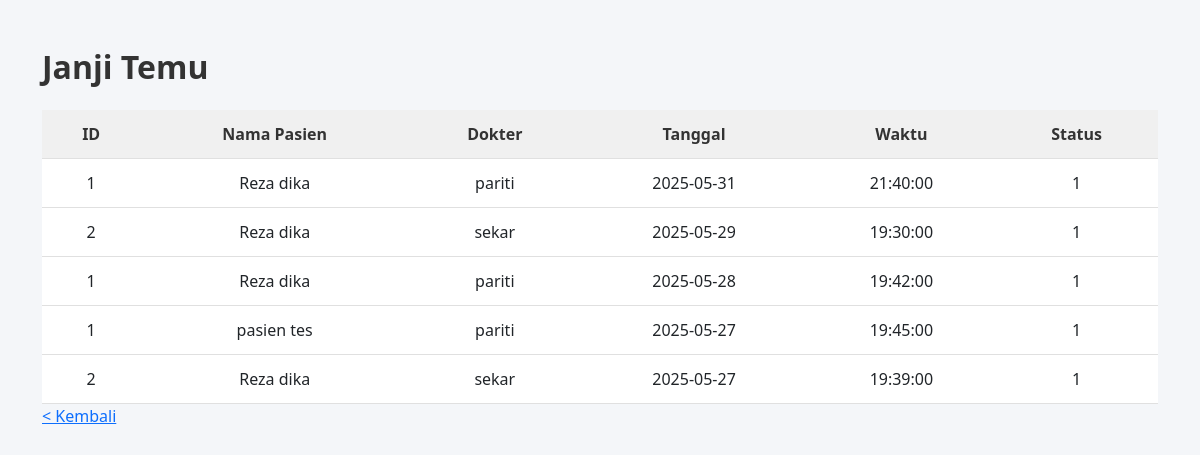
The app's page /resepsionis/appointment_list.php with its own data.
### tables this page shows
CREATE TABLE `appointmenttb` (
  `appID` int NOT NULL,
  `pid` int DEFAULT NULL,
  `dokter_id` int DEFAULT NULL,
  `fname` varchar(100) DEFAULT NULL,
  `lname` varchar(100) DEFAULT NULL,
  `gender` varchar(10) DEFAULT NULL,
  `email` varchar(100) DEFAULT NULL,
  `contact` varchar(20) DEFAULT NULL,
  `docFees` int DEFAULT NULL,
  `appdate` date DEFAULT NULL,
  `apptime` time DEFAULT NULL,
  `userStatus` tinyint(1) DEFAULT NULL,
  `doctorStatus` tinyint(1) DEFAULT NULL
);

CREATE TABLE `patreg` (
  `pid` int NOT NULL,
  `fname` varchar(100) DEFAULT NULL,
  `lname` varchar(100) DEFAULT NULL,
  `gender` varchar(10) DEFAULT NULL,
  `email` varchar(100) DEFAULT NULL,
  `contact` varchar(20) DEFAULT NULL,
  `password` varchar(100) DEFAULT NULL,
  `cpassword` varchar(100) DEFAULT NULL
);

CREATE TABLE `doctb` (
  `dokter_id` int NOT NULL,
  `username` varchar(50) NOT NULL,
  `password` varchar(100) NOT NULL,
  `doctorname` varchar(100) DEFAULT NULL,
  `email` varchar(100) DEFAULT NULL,
  `spec` varchar(100) DEFAULT NULL
);

### resepsionis/appointment_list.php (the view, shortened to what this page needs)
<?php
include '../config.php';
?>
<!DOCTYPE html>
<html lang="id">
<head>
    <link href="https://cdn.jsdelivr.net/npm/bootstrap@5.3.0/dist/css/bootstrap.min.css" rel="stylesheet">
</head>
<body>
<div class="container mt-5">
    <h2 class="mb-4"> Janji Temu</h2>
    <div class="table-responsive">
        <table class="table-flat">
            <thead>
                <tr>
                    <th>ID</th>
                    <th>Nama Pasien</th>
                    <th>Dokter</th>
                    <th>Tanggal</th>
                    <th>Waktu</th>
                    <th>Status</th>
                </tr>
            </thead>
            <tbody>
                <?php
                $query = "SELECT a.dokter_id, a.appdate, a.apptime, a.userStatus,
                                 p.fname AS pasien_fname, p.lname AS pasien_lname,
                                 d.doctorname AS dokter_nama
                          FROM appointmenttb a
                          JOIN patreg p ON a.pid = p.pid
                          JOIN doctb d ON a.dokter_id = d.dokter_id
                          ORDER BY a.appdate DESC";
                $result = mysqli_query($conn, $query);
                if (mysqli_num_rows($result) > 0) {
                    while ($row = mysqli_fetch_assoc($result)) {
                        $statusClass = '';
                        echo "<tr>";
                        echo "<td>" . htmlspecialchars($row['dokter_id']) . "</td>";
                        echo "<td>" . htmlspecialchars($row['pasien_fname'] . ' ' . $row['pasien_lname']) . "</td>";
                        echo "<td>" . htmlspecialchars($row['dokter_nama']) . "</td>";
                        echo "<td>" . htmlspecialchars($row['appdate']) . "</td>";
                        echo "<td>" . htmlspecialchars($row['apptime']) . "</td>";
                        echo "<td class='{$statusClass}'>" . htmlspecialchars($row['userStatus']) . "</td>";
                        echo "</tr>";
                    }
                } else {
                    echo "<tr><td colspan='6'>Tidak ada janji temu.</td></tr>";
                }
                ?>
            </tbody>
        </table>
    </div>
    <a href="../resepsionis_dashboard.php"> < Kembali </a>
</div>
</body>
</html>

### resepsionis/appointment_list.php (style rules this page uses)
body { background-color: #f4f6f9; font-family: 'Segoe UI', Tahoma, Geneva, Verdana, sans-serif; }
h2 { font-weight: 600; color: #333; }
.table-flat { border-collapse: collapse; width: 100%; background-color: #fff; }
.table-flat thead { background-color: #f0f0f0; color: #333; }
.table-flat th, .table-flat td { padding: 12px 16px; text-align: center; border-bottom: 1px solid #e0e0e0; }

### records on screen
appointmenttb: dokter "1", pid.lname "Reza dika", dokter.doctorname "pariti", appdate "2025-05-31", apptime "21:40:00", userStatus "1"
appointmenttb: dokter "2", pid.lname "Reza dika", dokter.doctorname "sekar", appdate "2025-05-29", apptime "19:30:00", userStatus "1"
appointmenttb: dokter "1", pid.lname "Reza dika", dokter.doctorname "pariti", appdate "2025-05-28", apptime "19:42:00", userStatus "1"
appointmenttb: dokter "1", pid.lname "pasien tes", dokter.doctorname "pariti", appdate "2025-05-27", apptime "19:45:00", userStatus "1"
appointmenttb: dokter "2", pid.lname "Reza dika", dokter.doctorname "sekar", appdate "2025-05-27", apptime "19:39:00", userStatus "1"
